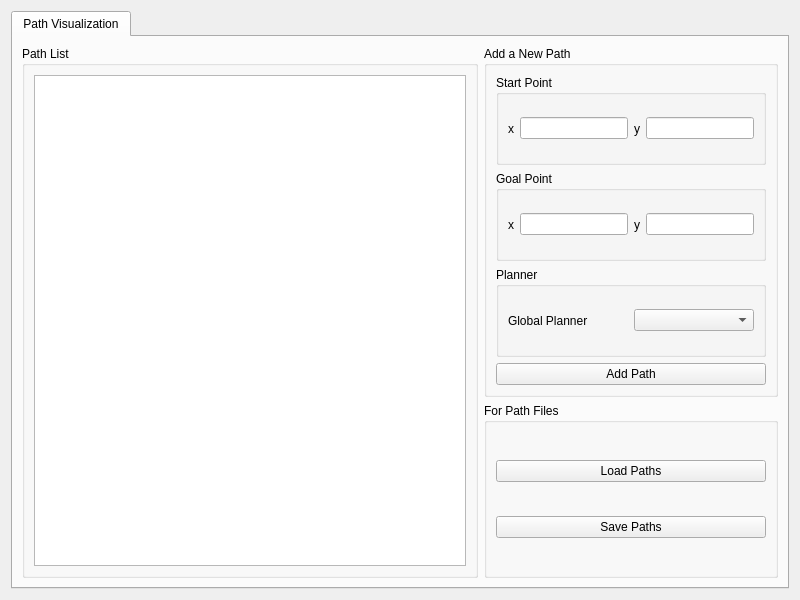
<?xml version="1.0" encoding="UTF-8"?>
<ui version="4.0">
 <class>PathVisualPlugin</class>
 <widget class="QWidget" name="PathVisualPlugin">
  <property name="geometry">
   <rect>
    <x>0</x>
    <y>0</y>
    <width>800</width>
    <height>600</height>
   </rect>
  </property>
  <property name="windowTitle">
   <string>PathVisualPlugin</string>
  </property>
  <layout class="QVBoxLayout" name="verticalLayout_main">
   <item>
    <widget class="QTabWidget" name="tabManager">
     <property name="minimumSize">
      <size>
       <width>100</width>
       <height>0</height>
      </size>
     </property>
     <property name="locale">
      <locale language="English" country="Australia"/>
     </property>
     <property name="currentIndex">
      <number>0</number>
     </property>
     <widget class="QWidget" name="tab_pathVisualization">
      <attribute name="title">
       <string>Path Visualization</string>
      </attribute>
      <layout class="QGridLayout" name="gridLayout_pathVisualization">
       <item row="0" column="0" rowspan="3" colspan="2">
        <widget class="QGroupBox" name="groupBox_list">
         <property name="toolTip">
          <string/>
         </property>
         <property name="title">
          <string>Path List</string>
         </property>
         <layout class="QHBoxLayout" name="horizontalLayout_list">
          <item>
           <widget class="QTableView" name="tableView_list">
            <property name="sizePolicy">
             <sizepolicy hsizetype="Expanding" vsizetype="Expanding">
              <horstretch>0</horstretch>
              <verstretch>0</verstretch>
             </sizepolicy>
            </property>
            <property name="horizontalScrollBarPolicy">
             <enum>Qt::ScrollBarAsNeeded</enum>
            </property>
            <property name="sizeAdjustPolicy">
             <enum>QAbstractScrollArea::AdjustIgnored</enum>
            </property>
            <property name="editTriggers">
             <set>QAbstractItemView::NoEditTriggers</set>
            </property>
           </widget>
          </item>
         </layout>
        </widget>
       </item>
       <item row="0" column="2" rowspan="2">
        <widget class="QGroupBox" name="groupBox_add">
         <property name="enabled">
          <bool>true</bool>
         </property>
         <property name="sizePolicy">
          <sizepolicy hsizetype="Fixed" vsizetype="Preferred">
           <horstretch>0</horstretch>
           <verstretch>0</verstretch>
          </sizepolicy>
         </property>
         <property name="toolTip">
          <string/>
         </property>
         <property name="title">
          <string>Add a New Path</string>
         </property>
         <layout class="QVBoxLayout" name="verticalLayout_add">
          <item>
           <widget class="QGroupBox" name="groupBox_add_start">
            <property name="toolTip">
             <string>The start point of the new path</string>
            </property>
            <property name="title">
             <string>Start Point</string>
            </property>
            <layout class="QHBoxLayout" name="horizontalLayout_add_start">
             <item>
              <widget class="QLabel" name="label_add_start_x">
               <property name="text">
                <string>x</string>
               </property>
              </widget>
             </item>
             <item>
              <widget class="QLineEdit" name="lineEdit_add_start_x"/>
             </item>
             <item>
              <widget class="QLabel" name="label_add_start_y">
               <property name="text">
                <string>y</string>
               </property>
              </widget>
             </item>
             <item>
              <widget class="QLineEdit" name="lineEdit_add_start_y"/>
             </item>
            </layout>
           </widget>
          </item>
          <item>
           <widget class="QGroupBox" name="groupBox_add_goal">
            <property name="toolTip">
             <string>The goal point of the new path</string>
            </property>
            <property name="title">
             <string>Goal Point</string>
            </property>
            <layout class="QHBoxLayout" name="horizontalLayout_add_goal">
             <item>
              <widget class="QLabel" name="label_add_goal_x">
               <property name="text">
                <string>x</string>
               </property>
              </widget>
             </item>
             <item>
              <widget class="QLineEdit" name="lineEdit_add_goal_x"/>
             </item>
             <item>
              <widget class="QLabel" name="label_add_goal_y">
               <property name="text">
                <string>y</string>
               </property>
              </widget>
             </item>
             <item>
              <widget class="QLineEdit" name="lineEdit_add_goal_y"/>
             </item>
            </layout>
           </widget>
          </item>
          <item>
           <widget class="QGroupBox" name="groupBox_add_planner">
            <property name="toolTip">
             <string>The planner used to plan the new path</string>
            </property>
            <property name="title">
             <string>Planner</string>
            </property>
            <layout class="QHBoxLayout" name="horizontalLayout_add_planner">
             <item>
              <widget class="QLabel" name="label_add_planner_global">
               <property name="toolTip">
                <string/>
               </property>
               <property name="text">
                <string>Global Planner</string>
               </property>
              </widget>
             </item>
             <item>
              <widget class="QComboBox" name="comboBox_add_planner_global">
               <property name="toolTip">
                <string/>
               </property>
              </widget>
             </item>
            </layout>
           </widget>
          </item>
          <item>
           <widget class="QPushButton" name="pushButton_add_add">
            <property name="toolTip">
             <string>Plan and add the configured path to the path list</string>
            </property>
            <property name="text">
             <string>Add Path</string>
            </property>
           </widget>
          </item>
         </layout>
        </widget>
       </item>
       <item row="2" column="2">
        <widget class="QGroupBox" name="groupBox_files">
         <property name="toolTip">
          <string/>
         </property>
         <property name="title">
          <string>For Path Files</string>
         </property>
         <layout class="QVBoxLayout" name="verticalLayout_files">
          <item>
           <widget class="QPushButton" name="pushButton_files_load">
            <property name="toolTip">
             <string>Load some .json path data files and append them to the path list</string>
            </property>
            <property name="text">
             <string>Load Paths</string>
            </property>
           </widget>
          </item>
          <item>
           <widget class="QPushButton" name="pushButton_files_save">
            <property name="toolTip">
             <string>Save selected paths data into a .json file</string>
            </property>
            <property name="text">
             <string>Save Paths</string>
            </property>
           </widget>
          </item>
         </layout>
        </widget>
       </item>
      </layout>
     </widget>
    </widget>
   </item>
  </layout>
 </widget>
 <resources/>
 <connections/>
</ui>
